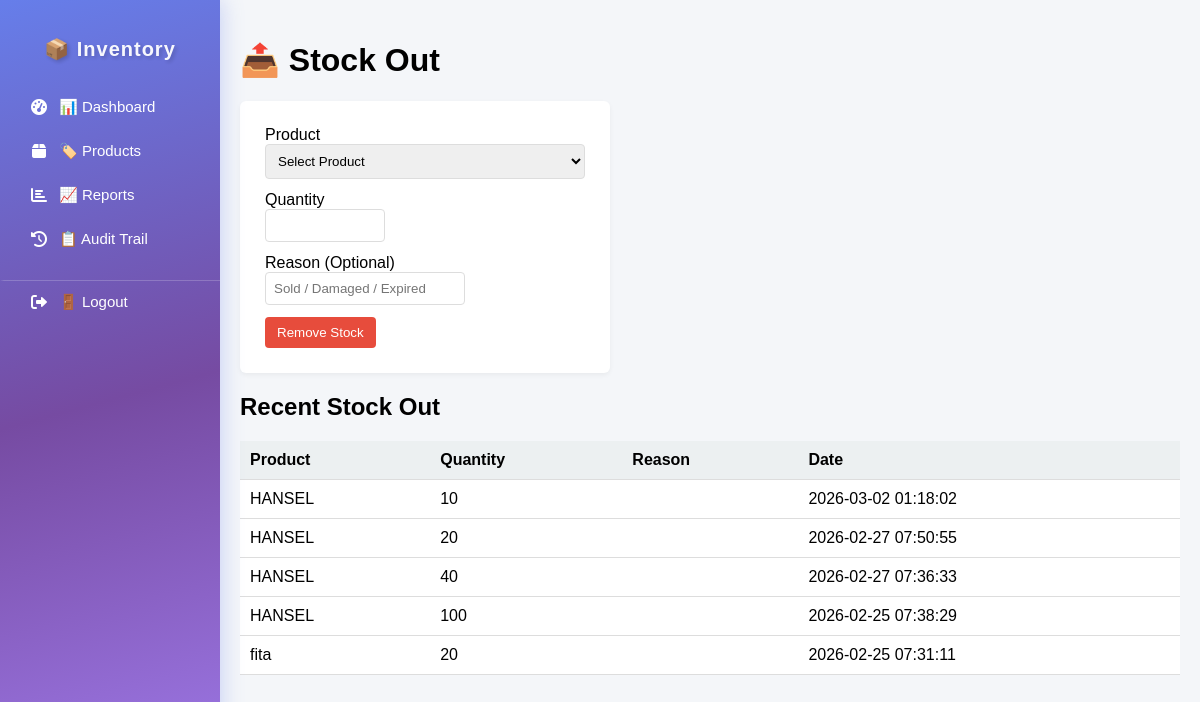
Before: /stock_out.php with the older database file.
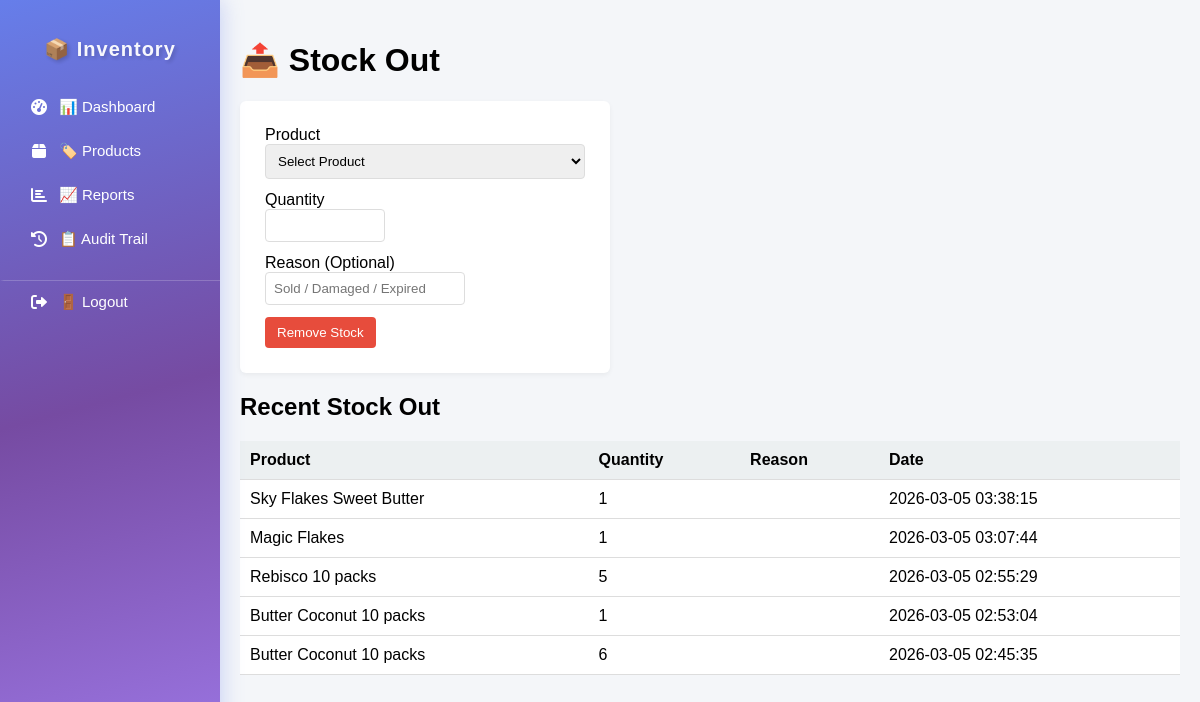
After: the same page with the newer database file.
### tables this page shows
CREATE TABLE `stock_movements` (
  `id` int(11) NOT NULL,
  `product_id` int(11) NOT NULL,
  `staff_id` int(11) DEFAULT NULL,
  `supplier_id` int(11) DEFAULT NULL,
  `type` enum('IN','OUT') NOT NULL,
  `quantity` int(11) NOT NULL CHECK (`quantity` > 0),
  `note` varchar(255) DEFAULT NULL,
  `reason` varchar(255) DEFAULT NULL,
  `expiry_date` date DEFAULT NULL,
  `created_at` timestamp NOT NULL DEFAULT current_timestamp()
);

CREATE TABLE `products` (
  `id` int(11) NOT NULL,
  `name` varchar(255) NOT NULL,
  `category_id` int(11) NOT NULL,
  `unit` varchar(50) NOT NULL,
  `min_stock` int(11) DEFAULT 0,
  `created_at` timestamp NOT NULL DEFAULT current_timestamp(),
  `is_active` tinyint(1) DEFAULT 1,
  `expiry_date` date DEFAULT NULL,
  `has_expiry` tinyint(1) DEFAULT 1,
  `image_path` varchar(255) DEFAULT NULL
);

### public/stock_out.php (the view, shortened to what this page needs)
<?php
$db = Database::connect();
$stmt2 = $db->query("
    SELECT sm.*, p.name AS product_name
    FROM stock_movements sm
    JOIN products p ON sm.product_id = p.id
    WHERE sm.type = 'OUT'
    ORDER BY sm.created_at DESC
    LIMIT 5
");
$recent = $stmt2->fetchAll(PDO::FETCH_ASSOC);
?>
<!DOCTYPE html>
<html>
<head>
<link rel="stylesheet" href="assets/css/style.css">
</head>
<body>
<div class="container">
<?php include 'includes/sidebar.php'; ?>
<div class="main">
<h1>📤 Stock Out</h1>
<div class="card">
<form action="../api/remove_stock.php" method="POST">
<label>Product</label>
<select name="product_id" required>
<option value="">Select Product</option>
</select>
<label>Quantity</label>
<input
    type="number"
    name="quantity"
    class="quantity-input"
    required
    min="1"
    max="999"
    inputmode="numeric"
    pattern="[0-9]*"
>
<label>Reason (Optional)</label>
<input
    type="text"
    name="reason"
    class="reason-input"
    placeholder="Sold / Damaged / Expired"
>
<button type="submit" style="display:block;margin-top:10px;">
Remove Stock
</button>
</form>
</div>
<h2>Recent Stock Out</h2>
<table>
<thead>
<tr>
<th>Product</th>
<th>Quantity</th>
<th>Reason</th>
<th>Date</th>
</tr>
</thead>
<tbody>
<?php if(count($recent) > 0): ?>
<?php foreach($recent as $r): ?>
<tr>
<td><?= htmlspecialchars($r['product_name']) ?></td>
<td><?= $r['quantity'] ?></td>
<td><?= htmlspecialchars($r['reason'] ?? '') ?></td>
<td><?= $r['created_at'] ?></td>
</tr>
<?php endforeach; ?>
<?php else: ?>
<tr>
<td colspan="4">No stock-out records yet.</td>
</tr>
<?php endif; ?>
</tbody>
</table>
</div>
</div>
</body>
</html>

Changed rows visible on the page:
no longer on this page (row edited): stock_movements: product.name "HANSEL", quantity "10", created_at "2026-03-02 01:18:02"
no longer on this page (row edited): stock_movements: product.name "HANSEL", quantity "20", created_at "2026-02-27 07:50:55"
no longer on this page (row edited): stock_movements: product.name "HANSEL", quantity "40", created_at "2026-02-27 07:36:33"
no longer on this page (row edited): stock_movements: product.name "HANSEL", quantity "100", created_at "2026-02-25 07:38:29"
no longer on this page (row edited): stock_movements: product.name "fita", quantity "20", created_at "2026-02-25 07:31:11"
added stock_movements: product.name "Sky Flakes Sweet Butter", quantity "1", created_at "2026-03-05 03:38:15"
added stock_movements: product.name "Magic Flakes", quantity "1", created_at "2026-03-05 03:07:44"
added stock_movements: product.name "Rebisco 10 packs", quantity "5", created_at "2026-03-05 02:55:29"
added stock_movements: product.name "Butter Coconut 10 packs", quantity "1", created_at "2026-03-05 02:53:04"
added stock_movements: product.name "Butter Coconut 10 packs", quantity "6", created_at "2026-03-05 02:45:35"
